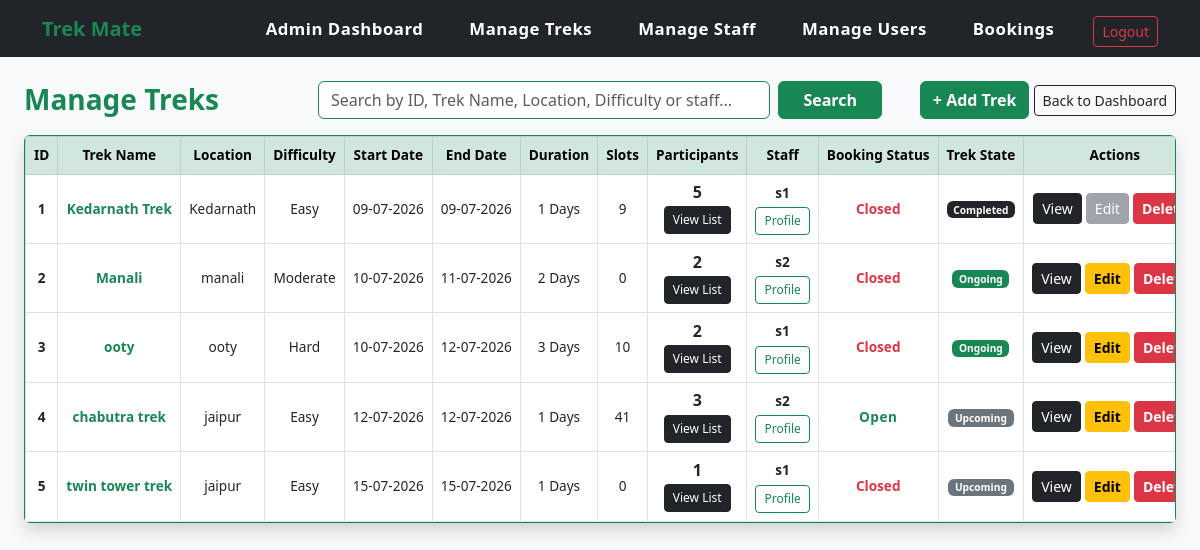
The page /admin/manage_treks (signed in) on the database its author committed.
### app.py (models this page shows)
class Trek(db.Model):
    __tablename__ = 'trekmate_treks'
    id = db.Column(db.Integer, primary_key=True)
    name = db.Column(db.String(100), nullable=False)
    location = db.Column(db.String(100), nullable=False)
    state = db.Column(db.String(50), nullable=False)
    country = db.Column(db.String(50), nullable=False, default='India')
    description = db.Column(db.Text, nullable=True)
    duration = db.Column(db.Integer, nullable=False)
    difficulty = db.Column(db.String(20), nullable=False)
    available_slots = db.Column(db.Integer, nullable=False)
    price = db.Column(db.Float, nullable=False, default=0.0)
    status = db.Column(db.String(15), nullable=False, default='upcoming')
    start_date = db.Column(db.Date, nullable=False)
    end_date = db.Column(db.Date, nullable=False)
    assigned_staff = db.Column(db.String(100), nullable=True)  # Optional field to store staff name or ID
    staff_id = db.Column(db.Integer, db.ForeignKey('trekmate_staff.id'))
    bookings = db.relationship('Booking', backref='trek', lazy=True)

class User(db.Model):
    __tablename__ = 'trekmate_user'
    id = db.Column(db.Integer, primary_key=True)
    username = db.Column(db.String(60), unique=True, nullable=False)
    email = db.Column(db.String(100), unique=True, nullable=False)
    password = db.Column(db.String(120), nullable=False)
    role = db.Column(db.String(10), nullable=False, default='trekker')  # 'trekker' or 'staff'
    status = db.Column(db.String(15), default='Active')  # 'active' or 'blacklisted'
    full_name = db.Column(db.String(120))
    phone_number = db.Column(db.String(20), default="")
    gender = db.Column(db.String(10))
    date_of_birth = db.Column(db.Date)
    city = db.Column(db.String(50))
    state = db.Column(db.String(50))
    bio = db.Column(db.Text, default="")
    staff_profile = db.relationship('StaffProfile', backref='user', uselist=False, cascade="all, delete-orphan")
    bookings = db.relationship('Booking', backref='user', lazy=True)

### app.py (the view, shortened to what this page needs)
@app.route("/admin/manage_treks")
def manage_treks():
    if session.get('user_id') == None or session.get('role') != 'admin':
        return redirect(url_for('login'))
    search_query = request.args.get('search', '').strip()
    query = Trek.query
    all_treks = query.all()
    today = date.today()
    return render_template("manage_treks.html", treks=all_treks, today=today, search_query=search_query)

### templates/manage_treks.html (shortened to what this page needs)
{% extends 'base.html' %}
{% block content %}
<div class="row mb-3 align-items-center">
    <div class="col-md-3">
        <h3 class="text-success fw-bold mb-0">Manage Treks</h3>
    </div>
    <div class="col-md-6">
        <form action="{{ url_for('manage_treks') }}" method="GET" class="d-flex">
            <input type="text" name="search" class="form-control border-success me-2" placeholder="Search by ID, Trek Name, Location, Difficulty or staff..." value="{{ search_query }}">
            <button type="submit" class="btn btn-success fw-bold px-4">Search</button>
        </form>
    </div>
    <div class="col-md-3 text-end">
        <a href="{{ url_for('add_trek') }}" class="btn btn-success fw-bold">+ Add Trek</a>
        <a href="{{ url_for('admin_dashboard') }}" class="btn btn-outline-dark btn-sm">Back to Dashboard</a>
    </div>
</div>
<div class="card shadow border-success">
    <div class="card-body p-0 table-responsive">
        {% if treks %}
            <table class="table table-bordered table-hover align-middle text-center mb-0" style="font-size: 0.85rem; white-space: nowrap;">
                <thead class="table-success">
                    <tr>
                        <th>ID</th>
                        <th>Trek Name</th>
                        <th>Location</th>
                        <th>Difficulty</th>
                        <th>Start Date</th>
                        <th>End Date</th>
                        <th>Duration</th>
                        <th>Slots</th>
                        <th>Participants</th>
                        <th>Staff</th>
                        <th>Booking Status</th>
                        <th>Trek State</th>
                        <th>Actions</th>
                    </tr>
                </thead>
                <tbody>
                    {% for trek in treks %}
                    <tr>
                        <td class="fw-bold">{{ trek.id }}</td>
                        <td class="fw-bold text-success">{{ trek.name }}</td>
                        <td>{{ trek.location }}</td>
                        <td>{{ trek.difficulty }}</td>
                        <td>{{ trek.start_date.strftime('%d-%m-%Y') }}</td>
                        <td>{{ trek.end_date.strftime('%d-%m-%Y') }}</td>
                        <td>{{ trek.duration }} Days</td>
                        <td>{{ trek.available_slots }}</td>
                        <td>
                            <h6 class="mb-1 fw-bold">{{ trek.bookings|length }}</h6>
                            <a href="{{ url_for('trek_participants', trek_id=trek.id) }}" class="btn btn-dark btn-sm" style="font-size: 0.75rem;">View List</a>
                        </td>
                        <td>
                            {% if trek.staff %}
                                <div class="mb-1 fw-bold text-dark">{{ trek.staff.user.username }}</div>
                                <a href="{{ url_for('staff_profile', staff_id=trek.staff.id) }}" class="btn btn-outline-success btn-sm" style="font-size: 0.75rem;">Profile</a>
                            {% else %}
                                <span class="text-danger">Not Assigned</span>
                            {% endif %}
                        </td>
                        <td>
                            {% if trek.start_date <= today or trek.available_slots <= 0 or trek.status == 'Closed' %}
                                <span class="text-danger fw-bold">Closed</span>
                            {% else %}
                                <span class="text-success fw-bold" style="letter-spacing: 0.5px;">Open</span>
                            {% endif %}
                        </td>
                        <td>
                            {% if trek.end_date < today %}
                                <span class="badge bg-dark">Completed</span>
                            {% elif trek.start_date > today %}
                                <span class="badge bg-secondary">Upcoming</span>
                            {% else %}
                                <span class="badge bg-success">Ongoing</span>
                            {% endif %}
                        </td>
                        <td>
                            <div class="d-flex gap-1 justify-content-center">
                                <a href="{{ url_for('trek_details', trek_id=trek.id) }}" class="btn btn-dark btn-sm">View</a>
                                {% if trek.end_date >= today %}
                                    <a href="{{ url_for('edit_trek', trek_id=trek.id) }}" class="btn btn-warning btn-sm fw-bold">Edit</a>
                                {% else %}
                                    <button class="btn btn-secondary btn-sm" disabled>Edit</button>
                                {% endif %}
                                <a href="{{ url_for('delete_trek', trek_id=trek.id) }}"
                                       class="btn btn-danger btn-sm fw-bold"
                                       onclick="return confirm('Are you sure you want to delete this trek?');">Delete</a>
                            </div>
                        </td>
                    </tr>
                    {% endfor %}
                </tbody>
            </table>
        {% else %}
            <div class="alert alert-warning text-center m-3">There is no trek available.</div>
        {% endif %}
    </div>
</div>
{% endblock %}

### rows shown on the page
Trek: id "1", name "Kedarnath Trek", location "Kedarnath", difficulty "Easy", start_date "09-07-2026", end_date "09-07-2026", duration "1", available_slots "9", bookings|length "5", staff.user.username "s1", shows "Closed", shows "Completed", shows "Edit"
Trek: id "2", name "Manali", location "manali", difficulty "Moderate", start_date "10-07-2026", end_date "11-07-2026", duration "2", available_slots "0", bookings|length "2", staff.user.username "s2", shows "Closed", shows "Ongoing"
Trek: id "3", name "ooty", location "ooty", difficulty "Hard", start_date "10-07-2026", end_date "12-07-2026", duration "3", available_slots "10", bookings|length "2", staff.user.username "s1", shows "Closed", shows "Ongoing"
Trek: id "4", name "chabutra trek", location "jaipur", difficulty "Easy", start_date "12-07-2026", end_date "12-07-2026", duration "1", available_slots "41", bookings|length "3", staff.user.username "s2", status "Open", shows "Upcoming"
Trek: id "5", name "twin tower trek", location "jaipur", difficulty "Easy", start_date "15-07-2026", end_date "15-07-2026", duration "1", available_slots "0", bookings|length "1", staff.user.username "s1", shows "Closed", shows "Upcoming"
